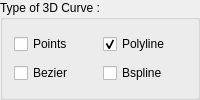
                    <widget class="QGroupBox" name="groupBox_19">
                     <property name="title">
                      <string>Type of 3D Curve :</string>
                     </property>
                     <layout class="QGridLayout" name="gridLayout_3">
                      <item row="0" column="1">
                       <widget class="QCheckBox" name="checkBox_points_3">
                        <property name="text">
                         <string>Points</string>
                        </property>
                        <property name="autoExclusive">
                         <bool>true</bool>
                        </property>
                       </widget>
                      </item>
                      <item row="0" column="2">
                       <widget class="QCheckBox" name="checkBox_polyline_3">
                        <property name="text">
                         <string>Polyline</string>
                        </property>
                        <property name="checked">
                         <bool>true</bool>
                        </property>
                        <property name="autoExclusive">
                         <bool>true</bool>
                        </property>
                       </widget>
                      </item>
                      <item row="1" column="2">
                       <widget class="QCheckBox" name="checkBox_bspline_3">
                        <property name="text">
                         <string>Bspline</string>
                        </property>
                        <property name="checked">
                         <bool>false</bool>
                        </property>
                        <property name="autoExclusive">
                         <bool>true</bool>
                        </property>
                       </widget>
                      </item>
                      <item row="1" column="1">
                       <widget class="QCheckBox" name="checkBox_bezier_3">
                        <property name="enabled">
                         <bool>true</bool>
                        </property>
                        <property name="text">
                         <string>Bezier</string>
                        </property>
                        <property name="checked">
                         <bool>false</bool>
                        </property>
                        <property name="autoExclusive">
                         <bool>true</bool>
                        </property>
                       </widget>
                      </item>
                     </layout>
                    </widget>
